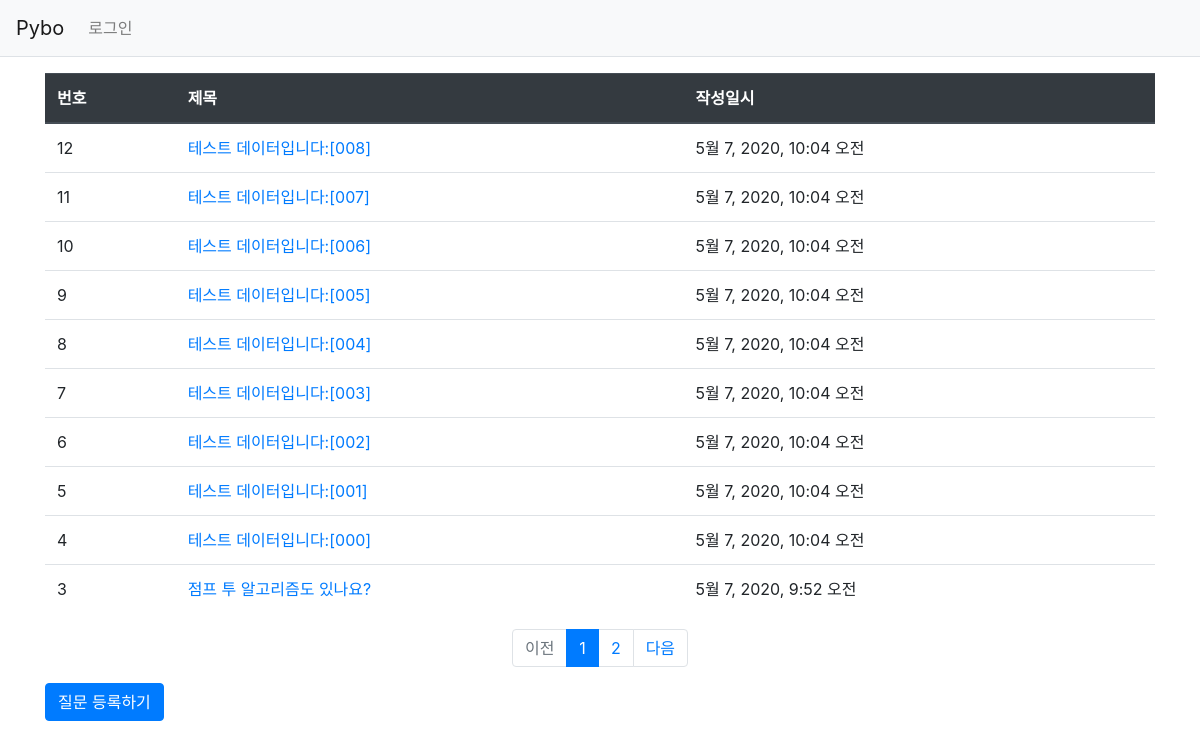
Screenshot of /pybo/ with the database file from the repository.
### pybo/models.py (models this page shows, shortened)
class Question(models.Model):
    subject = models.CharField(max_length=200)
    content = models.TextField()
    create_date = models.DateTimeField()

### pybo/views.py (the view)
# urls.py: path('', views.index, name='index'),
def index(request):
    page = request.GET.get('page', '1')  # 페이지
    question_list = Question.objects.order_by('-create_date')
    paginator = Paginator(question_list, 10)  # 페이지당 10개씩 보여주기
    page_obj = paginator.get_page(page)
    context = {'question_list': page_obj}
    return render(request, 'pybo/question_list.html', context)

### pybo/templatetags/pybo_filter.py (called while the page is built)
@register.filter
def sub(value, arg):
    return value - arg

### templates/pybo/question_list.html
{% extends 'base.html' %}
{% load pybo_filter %}
{% block content %}
<div class="container my-3">
    <table class="table">
        <thead>
        <tr class="thead-dark">
            <th>번호</th>
            <th>제목</th>
            <th>작성일시</th>
        </tr>
        </thead>
        <tbody>
        {% if question_list %}
        {% for question in question_list %}
        <tr>
            <td>
                {{ question_list.paginator.count|sub:question_list.start_index|sub:forloop.counter0|add:1 }}
            </td>
            <td>
                <a href="{% url 'pybo:detail' question.id %}">{{ question.subject }}</a>
            </td>
            <td>{{ question.create_date }}</td>
        </tr>
        {% endfor %}
        {% else %}
        <tr>
            <td colspan="3">질문이 없습니다.</td>
        </tr>
        {% endif %}
        </tbody>
    </table>
    <ul class="pagination justify-content-center">
        {% if question_list.has_previous %}
        <li class="page-item">
            <a class="page-link" href="?page={{ question_list.previous_page_number }}">이전</a>
        </li>
        {% else %}
        <li class="page-item disabled">
            <a class="page-link" tabindex="-1" aria-disabled="true" href="#">이전</a>
        </li>
        {% endif %}
        {% for page_number in question_list.paginator.page_range %}
        {% if page_number >= question_list.number|add:-5 and page_number <= question_list.number|add:5 %}
            {% if page_number == question_list.number %}
            <li class="page-item active" aria-current="page">
                <a class="page-link" href="?page={{ page_number }}">{{ page_number }}</a>
            </li>
            {% else %}
            <li class="page-item">
                <a class="page-link" href="?page={{ page_number }}">{{ page_number }}</a>
            </li>
            {% endif %}
        {% endif %}
        {% endfor %}
        {% if question_list.has_next %}
        <li class="page-item">
            <a class="page-link" href="?page={{ question_list.next_page_number }}">다음</a>
        </li>
        {% else %}
        <li class="page-item disabled">
            <a class="page-link" tabindex="-1" aria-disabled="true" href="#">다음</a>
        </li>
        {% endif %}
    </ul>
    <a href="{% url 'pybo:question_create' %}" class="btn btn-primary">질문 등록하기</a>
</div>
{% endblock %}

### templates/base.html (shortened to what this page needs)
{% load static %}
<!doctype html>
<html lang="ko">
<head>
    <link rel="stylesheet" type="text/css" href="{% static 'bootstrap.min.css' %}">
    <link rel="stylesheet" type="text/css" href="{% static 'style.css' %}">
</head>
<body>
{% include "navbar.html" %}
{% block content %}
{% endblock %}
</body>
</html>

### templates/navbar.html (shortened to what this page needs)
<nav class="navbar navbar-expand-lg navbar-light bg-light border-bottom">
    <a class="navbar-brand" href="{% url 'pybo:index' %}">Pybo</a>
    <div class="collapse navbar-collapse flex-grow-0" id="navbarNav">
        <ul class="navbar-nav">
            <li class="nav-item ">
                <a class="nav-link" href="#">로그인</a>
            </li>
        </ul>
    </div>
</nav>

### rows the page displays
Question: paginator.count|sub "12", subject "테스트 데이터입니다:[008]", create_date "5월 7, 2020, 10:04 오전"
Question: paginator.count|sub "11", subject "테스트 데이터입니다:[007]", create_date "5월 7, 2020, 10:04 오전"
Question: paginator.count|sub "10", subject "테스트 데이터입니다:[006]", create_date "5월 7, 2020, 10:04 오전"
Question: paginator.count|sub "9", subject "테스트 데이터입니다:[005]", create_date "5월 7, 2020, 10:04 오전"
Question: paginator.count|sub "8", subject "테스트 데이터입니다:[004]", create_date "5월 7, 2020, 10:04 오전"
Question: paginator.count|sub "7", subject "테스트 데이터입니다:[003]", create_date "5월 7, 2020, 10:04 오전"
Question: paginator.count|sub "6", subject "테스트 데이터입니다:[002]", create_date "5월 7, 2020, 10:04 오전"
Question: paginator.count|sub "5", subject "테스트 데이터입니다:[001]", create_date "5월 7, 2020, 10:04 오전"
Question: paginator.count|sub "4", subject "테스트 데이터입니다:[000]", create_date "5월 7, 2020, 10:04 오전"
Question: paginator.count|sub "3", subject "점프 투 알고리즘도 있나요?", create_date "5월 7, 2020, 9:52 오전"

### other values shown
{{ page_number }} "1"
{{ page_number }} "2"
